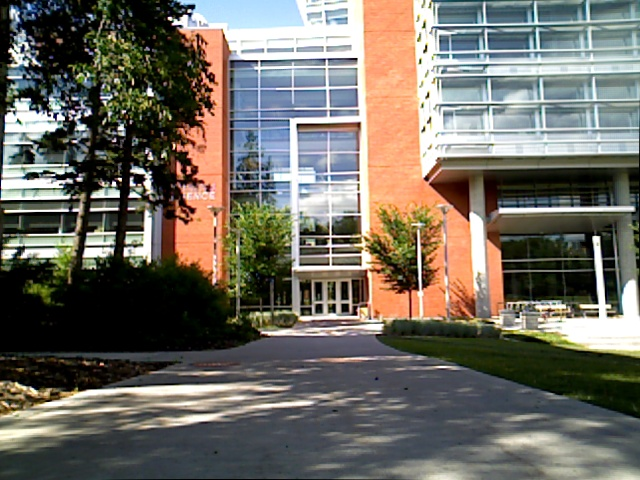
#> input picture Assignment 1 Files-20230118/day.jpg, 640 x 480 px, given in place of test.jpg, which was not available
$ python A1_submission.py
#> lines starting #> are read from the running program, lines starting #| are printed output that depends on the picture; long printed decimals are rounded; pictures that were not available may be replaced by others from this repository, and a replacement may not be noted
from locale import ABDAY_1
from re import L
import numpy as np
from skimage import io
from skimage.color import rgb2gray
import matplotlib.pyplot as plt
from skimage.util import img_as_ubyte
import skimage
from PIL import Image


def part1_histogram_compute():
    I = io.imread("test.jpg") #读取图片
#> I is the input picture: shape (480, 640, 3); mean R, G, B 111.8, 107.9, 98.9
    I = rgb2gray(I) #变成灰色
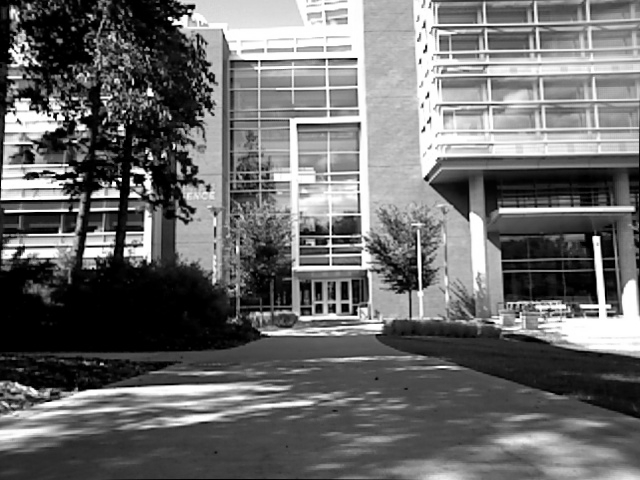
#> I: shape (480, 640) float64; min 0, max 1, mean 0.424
    I = img_as_ubyte(I) # 把0-1变成0-255  I是保存图像数据的变量，它正在使用函数转换为无符号字节格式

    h = I.shape[0] #高 shape返回的是一个一维数组 中给 高赋值 为0
#> h = 480
    w = I.shape[1] #宽 给宽赋值为1 ；  if 颜色为c 赋值为2
#> w = 640
    hist = np.zeros(64)        # 需要自己算灰度直方图   初始化一个 64 元素的 numpy 零数组来存储直方图值。每个元素对应于直方图的一个 bin
    for i in np.arange(0,h,1):    #  loop through every pixel of the image I (迭代图像中每个像素的嵌套循环)
        for j in np.arange(0,w,1): #  returns an array of integers from 0 up to h-1, incrementing by 1 at each step.
            num = I[i,j] // (256/64) # 把256位的bin映射到64个bin数组 结果是4
                                     # divides the gray level of the pixel by the bin size to get the corresponding bin index.
                                     # 256 is the maximum grayscale value and 64 is the number of bins

            num = int(num)          # 上面num➗出来是浮点数 需要转化成整数  converts the floating-point bin index to an integer.
            hist[num] += 1           # 数一数每个灰度 有多少个 increments the histogram count for the corresponding bin by 1.
#> after the loop, hist = 64 values, max 25107 at index 0, min 1614 at index 59, mean 4800
            #This counts the number of pixels that have a gray level within the range covered by that bin.

    hist_np, bins = np.histogram(I,bins=64,range=[0,256])  # 用np算灰度直方图 有库可以算
#> hist_np has the same summary as hist; bins = 65 values from 0 to 256
     # 使用 64 个 bin 和范围 [0, 256]计算图像的直方图
     # The numpy.histogram() function returns two arrays: hist_np contains the histogram values for each bin, and bins contains the bin edges.
    # I是计算直方图的输入图像。
     #bins=64指定用于直方图的 bin 数。
     #range=[0,256]指定要包含在直方图中的值的范围。在这种情况下，它包括 0 到 256 之间的所有值，这是 8 位图像中的灰度级范围。


    plt.subplot(1, 2, 1) # 绘制图片 第一个图是1
    plt.plot(hist) # 创建直方图的线图
    plt.title("plot 1")


    plt.subplot(1, 2, 2) # 绘制图片 第二个图是2
    plt.plot(hist_np)
    plt.title("plot 2")

    plt.show()
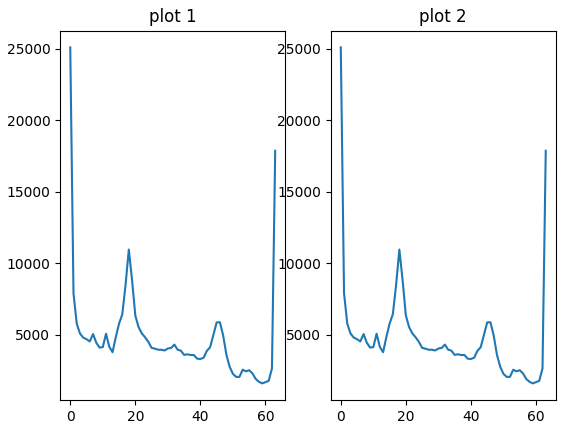
#> figure drawn by matplotlib, 2 panels; panel 1: curve peaks at x = 0, y = 25107; panel 2: curve peaks at x = 0, y = 25107

    pass


def part2_histogram_equalization():

    I = io.imread("test.jpg")
    I = rgb2gray(I)
    I = img_as_ubyte(I)

    h = I.shape[0]
#> h = 480
    w = I.shape[1]
#> w = 640

    hist = np.zeros(64)  # 在算灰度直方图
    for i in np.arange(0,h,1):
        for j in np.arange(0,w,1):
            num = I[i,j] // (256/64)
            num = int(num)
            hist[num] += 1

    H = np.zeros(64)  #计算累加 cumulative （此行初始化一个大小为 64 的数组H，所有元素都初始化为 0。此数组将用于计算输入图像的累积直方图。）
    H[0] = hist[0]    #此行将第一个元素设置H为输入图像直方图第一个元素的值hist
    for n in np.arange(1,64,1): #此循环遍历 的剩余 63 个元素
                                # 第一个参数 ,1指定序列的开始。第二个参数 ,64指定序列的结尾。请注意，此值不包含在序列本身中。
                                #第三个参数 ,1指定序列中数字之间的步长。在这种情况下，由于步长为1，序列将包含 1 到 63 之间的所有整数，包括 1 和 63
        H[n] = H[n-1] + hist[n] #，并通过将 的前一个元素添加到 的当前H元素来计算累积直方图。H更新后每个元素都包含所有先前直方图 bin 以及当前 bin 的总和。
#> after the loop, H = 64 values from 25107 to 307200
        #                       这会创建一个累积直方图，表示图像中像素强度的累积分布。然后使用累积直方图计算图像的直方图均衡变换。

    J = np.zeros((h,w))    # 算均衡之后的图片 此行初始化一个大小为 byJ的数组，所有元素都初始化为 0。该数组将用于存储直方图均衡图像
    for i in np.arange(0,h,1): ##This loop iterates through each row of the image
        for j in np.arange(0,w,1):#This nested loop iterates through each column of the image.
            J[i,j] = np.floor((255.0/(h*w))*H[I[i,j] // 4]+0.5) # 均衡的公式 此行计算图像行i和列处j像素的新像素值
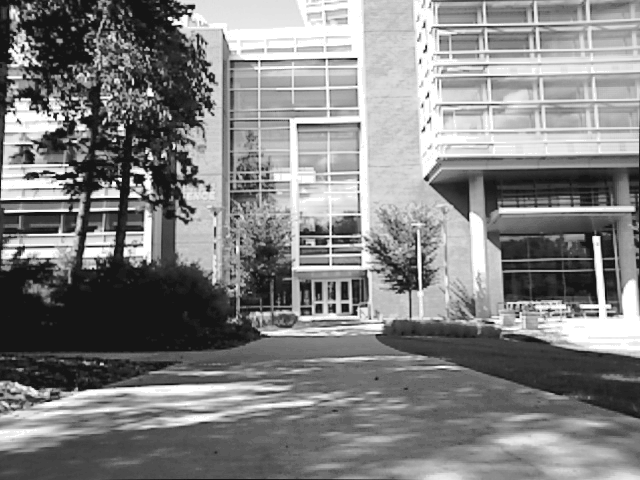
#> J: shape (480, 640) float64; min 21, max 255, mean 130.6
            #将当前像素值除以I[i,j]4，将像素值的范围从 [0, 255] 缩放到 [0, 63] b.将除法结果作为指标放入累积直方图中，H得到累积直方图值。
            #C。缩放累积直方图值以255.0/(h*w)在 0 到 255 之间对其进行归一化，并使用并添加 0.5 将其四舍五入为最接近的整数np.floor。
            #d. 将结果值分配给直方图均衡图像的相应元素J。
            #添加 0.5 可确保正确执行舍入 添加 0.5 可确保如果值的小数部分大于或等于 0.5，则结果值将向上舍入为下一个整数。如果小数部分小于 0.5，则结果值将向下舍入为当前整数。
            # 如果不添加 0.5，舍入操作可能会导致不正确的强度映射，因为某些值在应该向上舍入时可能会向下舍入（反之亦然）。通过添加 0.5，可以正确执行舍入操作，确保每个像素强度都映射到直方图中的正确输出 bin。

    hist_eq = np.zeros(64) # 算均衡之后的直方图 （此行初始化一个hist_eq大小为 64 的数组，所有元素都初始化为 0。此数组将用于计算直方图均衡图像的直方图）
    for i in np.arange(0,h,1): #This loop iterates through each row of the histogram-equalized image.
        for j in np.arange(0,w,1): # This nested loop iterates through each column of the histogram-equalized image.
            num = J[i,j] // 4 #This line divides the current pixel value J[i,j] by 4 to convert the range of pixel values from [0, 255] to [0, 63].
            hist_eq[int(num)] += 1 #hist_eq被初始化为一个 numpy 零数组，长度为 64。该数组将表示均衡图像的直方图。
#> after the loop, hist_eq = 64 values, max 25107 at index 5, min 0 at index 0, mean 4800
            #对于均衡图像( equalized image )中的每个像素（即(i,j)图像中的每个坐标），相应的强度值计算为J[i,j]。然后将该强度值除以 4 并使用整数除法（即num = J[i,j] // 4）向下舍入，以便将其映射到输出直方图中的正确 bin。
            #最后，将对应于映射 bin 的元素hist_eq加 1。这是使用代码实现的hist_eq[int(num)] += 1。


    plt.subplots_adjust(hspace=.5) #改变高
    plt.subplots_adjust(wspace=.3) #改变宽
    plt.subplot(2,2,1)   # 代表第一个图片
    plt.imshow(I, cmap='gray')  # 第二个参数cmap='gray'指定要用于图像显示的颜色图。在这种情况下，'gray'用于以灰度显示图像。
    plt.title("Cameraman image")

    plt.subplot(2,2,3) #代表第三个图片
    plt.plot(hist)
    plt.title("Cameraman image")


    plt.subplot(2,2,2) # 代表第二个图片
    plt.imshow(J, cmap='gray')
    plt.title("Cameraman after histogram equalization")

    plt.subplot(2,2,4) #代表第四个图片
    plt.plot(hist_eq)
    plt.title("Cameraman after histogram equalization")
    plt.show()
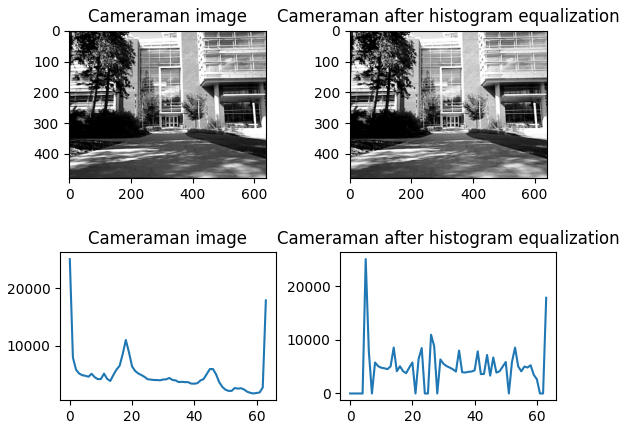
#> figure drawn by matplotlib, 4 panels; panel 2: curve peaks at x = 0, y = 25107; panel 4: curve peaks at x = 5, y = 25107


def part3_histogram_comparing():
    """add your code here"""

    day = io.imread("day.jpg")
    day = rgb2gray(day)
    day = img_as_ubyte(day)
    picture_day, n = np.histogram(day,bins=256,range=(0,256))
#> picture_day = 256 values, max 12996 at index 0, min 378 at index 239, mean 1200; n = 257 values from 0 to 256

    h_d = day.shape[0]
#> h_d = 480
    w_d = day.shape[1] #give width the value of 1
#> w_d = 640


    night = io.imread("night.jpg")
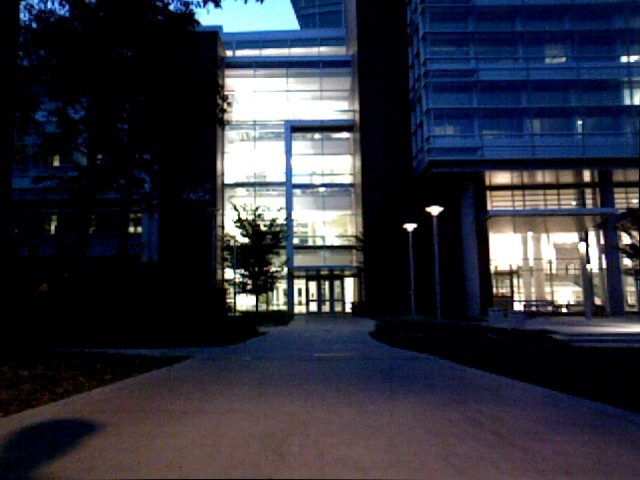
#> input picture Assignment 1 Files-20230118/night.jpg, 640 x 480 px
#> night is the input picture: shape (480, 640, 3); mean R, G, B 46.5, 48.4, 59
    night = rgb2gray(night)
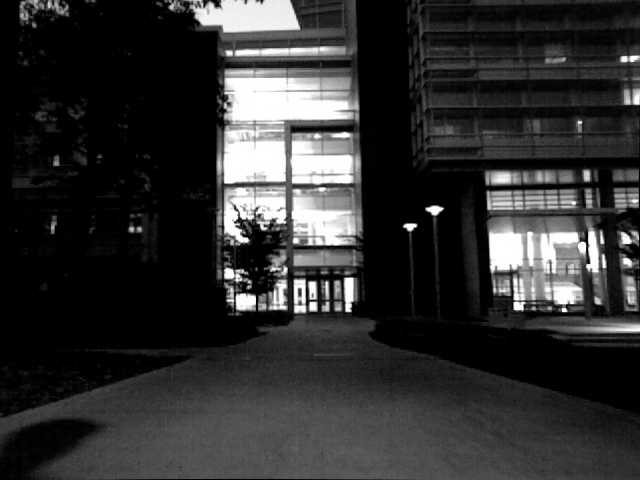
#> night: shape (480, 640) float64; min 0, max 1, mean 0.191
    night = img_as_ubyte(night)
    picture_night, n = np.histogram(night,bins=256,range=(0,256))
#> picture_night = 256 values, max 79715 at index 0, min 109 at index 206, mean 1200
    #day是输入图像，假设它是像素值在 [0, 255] 范围内的灰度图像。
     #np.histogram()是计算数组直方图的 NumPy 函数。函数的第一个参数是输入数组（在本例中为day），第二个参数 ( bins) 指定数字bins设置为 256，这意味着直方图将有 256 个 bin，一个对应于输入图像。
    #第三个参数 ( range) 指定应包含在直方图中的输入值的范围。在这种情况下，range设置为 (0, 256)，这意味着 [0, 255] 范围内的所有像素值都将包含在直方图中。
    # 该函数返回两个值：picture_day和n。

    h_n = night.shape[0]
#> h_n = 480
    w_n = night.shape[1]
#> w_n = 640


    import math
    BC=0 #定义BC
    for i in np.arange (256): #
        BC += math.sqrt((picture_day[i] / (h_d * w_d)) * (picture_night[i] / (h_n * w_n)))
#> this loop made 256 passes
#> BC on passes 1 to 3: 0.105, 0.144, 0.16
#> after the loop, BC = 0.867
    print(BC)
#| 0.8666
        #BC最初设置为零。
#循环使用函数迭代interate从 0 到 255（含）的整数np.arange()。
#对于每个整数i，循环计算两项的乘积：picture_day[i] / (h_d * w_d)和picture_night[i] / (h_n * w_n)。i这些项分别表示图像day和图像中像素值的归一化频率night。然后将这些项相乘以计算i两个图像中像素值的联合概率密度。
# These terms represent the normalized frequency of pixel values i in the day and night images, respectively. The terms are then multiplied together to compute the joint probability density of pixel values i in the two images.
#使用函数计算联合概率密度的平方根math.sqrt()，并将结果添加到BC变量中。
#循环完成后，BC打印的值。
#该变量BC表示 Bhattacharyya 系数，它是两个概率分布之间相似性的度量。在这种情况下，BC用于衡量图像day和night图像的像素值分布之间的相似性。较高的值BC表示两幅图像具有更相似的像素值分布，而较低的值表示它们更不相似。

def part4_histogram_matching():
    """add your code here"""
    day1 = io.imread("day.jpg")
    day1 = rgb2gray(day1)
    day12 = day1#day12就是第一张图
    day1 = img_as_ubyte(day1)
    picture_day1, n_day = np.histogram(day1,bins=256,range=(0,256))#两个数组，第二个数组貌似没用
#> picture_day1 has the same summary as picture_day in part3_histogram_comparing; n_day = 257 values from 0 to 256
    h_d = day1.shape[0]#480，图片的高
#> h_d = 480
    w_d = day1.shape[1]#640，宽
#> w_d = 640
    #######################################################
    temp_day1 = np.zeros(256) #pi （day的 normalized histogram） 创建一个包含 256 个元素的零数组。这将用于存储累积直方图。
    temp_index = 0 #initializes the index variable to 0.
    temp_1 = 0 #initializes a temporary variable to 0.
    #因为picture_day1是histogram,这个for循环计算的是吧这个array中的每一个元素进行累加，得到cumulative
    for i in picture_day1:
        temp_day1[temp_index] = temp_1 + i  #adds the current histogram value i to the running sum temp_1, and stores the result in the temp_day1 array at the current index temp_index.

        temp_1 = temp_day1[temp_index] # updates the temporary variable temp_1 to the value just added to temp_day1.
        temp_index = temp_index + 1 # increments the index variable for the next iteration.
#> this loop made 256 passes
#> (i, temp_1) on passes 1 to 3: (12996, 12996), (6385, 19381), (3203, 22584)
#> after the loop, temp_day1 = 256 values from 12996 to 307200; temp_index = 256
    temp_index = 0 #resets the index variable to 0.
    #这个for循环，是得到normalized cumulative histogram.
    for i in temp_day1:#试图算 day normalized cumulative hist
        temp_day1[temp_index] = i /(h_d * w_d)#算H（i）/MN  divides the current cumulative histogram value i by the total number of pixels in the "day" image (h_d * w_d) to get the normalized cumulative histogram value. The result is stored back in the
#> this loop made 256 passes
#> i on passes 1 to 3: 12996, 19381, 22584
#> after the loop, temp_day1 = 256 values from 1 to 307200

    ##################################################################
    night1 = io.imread("night.jpg")
    night1 = rgb2gray(night1)
    night12 = night1#night12就是第二张图
    night1 = img_as_ubyte(night1)
    picture_night1, n_night = np.histogram(night1,bins=256,range=(0,256))
#> picture_night1 has the same summary as picture_night in part3_histogram_comparing; n_night = 257 values from 0 to 256
    h_n = night1.shape[0]
#> h_n = 480
    w_n = night1.shape[1]
#> w_n = 640
    ###################################################################
    temp_night1 = np.zeros(256) #qi （night的 normalized histogram）
    temp_index = 0
    temp_1 = 0

    for i in picture_night1:
        temp_night1[temp_index] = temp_1 + i

        temp_1 = temp_night1[temp_index]
        temp_index = temp_index + 1
#> this loop made 256 passes
#> (i, temp_1) on passes 1 to 3: (79715, 79715), (22447, 102162), (7442, 109604)
#> after the loop, temp_index = 256; temp_night1 = 256 values from 79715 to 307200
    temp_index = 0
    for i in temp_night1:#试图算 day normalized cumulative hist
        temp_night1[temp_index] = i /(h_n * w_n)#算H（i）/MN
#> this loop made 256 passes
#> i on passes 1 to 3: 79715, 102162, 109604
#> after the loop, temp_night1 = 256 values from 1 to 307200
    ############################################################################

    a1 = 0   #This sets the variable a1 to 0, which will be used to keep track of the current index in the normalized cumulative histogram of the reference image
    A = np.zeros(256)   #创建Alist用来存a1 This creates an array A of 256 zeros, which will be used to store the mapping from pixel values in the input image (day1) to pixel values in the output image.
    index = np.arange(len(temp_night1)) #This creates an array index of the same length as the normalized cumulative histogram of the reference image (night1).
#> index = 256 values from 0 to 255

    print(len(temp_day1))
#| 256
    for i in index:
        while temp_day1[i] > temp_night1[a1]:

            a1 = a1 + 1

        A[i] = a1
#> after the loop, A = 256 values from 0 to 255; a1 = 255
        #此循环遍历i中的每个索引index，当day1该索引处输入图像 ( ) 的归一化累积直方图的值大于night1当前索引处参考图像 ( )的归一化累积直方图的值时a1，
        # 它递增a1. 一旦循环退出，A[i]被设置为 的最终值a1。这实质上是将输入图像中的像素值映射到输出图像中的i像素值。a1

    out_put = np.zeros((h_n,w_n)) #This creates an array out_put of zeros with the same shape as the output image.

    for I in np.arange(len(day1)):
        for J in np.arange(len(day1[I])):
            temp_a = day1[I,J]
            out_put[I,J] = A[temp_a]
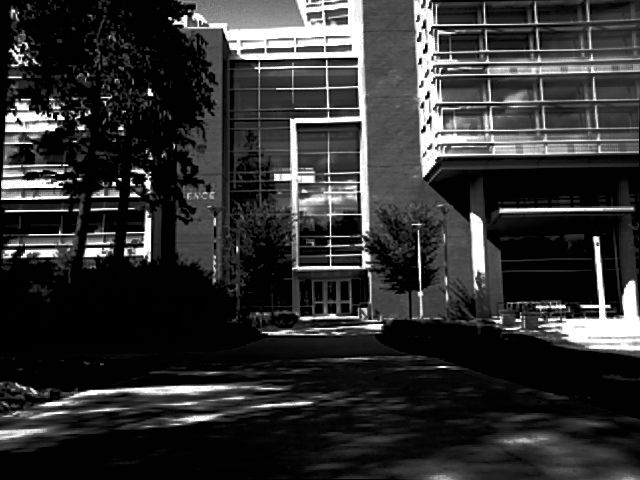
#> out_put: shape (480, 640) float64; min 0, max 255, mean 49.4
            #此循环遍历输入图像 ( day1) 中的每个像素，在映射数组中查找相应的像素值A，并将输出图像 ( out_put) 中的相应像素值设置为映射值。
#总的来说，此代码执行直方图匹配以将输入图像中的像素值映射到参考图像中像素值的分布，从而生成与参考图像具有相似直方图的输出图像。


###############################################################

    day2 = io.imread("day.jpg")
    day22 = day2#day22就是第4张图
    day2 = img_as_ubyte(day2)


    night2 = io.imread("night.jpg")
    night22 = night2#night22就是第5张图
    night2 = img_as_ubyte(night2)


    out_put1 = io.imread("day.jpg")
    out_put12 = out_put1# out_put12 是第六张图
    out_put1 = np.zeros((h_n,w_n))
    out_put1 = img_as_ubyte(out_put1)
    out_put1 = np.cumsum(out_put1)


    plt.subplot(2,3,1)
    plt.imshow(day12, cmap='gray')
    plt.title("source_gs")

    plt.subplot(2,3,4)
    plt.imshow(day22, cmap='gray')
    plt.title("source_rbg")


    plt.subplot(2,3,2)
    plt.imshow(night12, cmap='gray')
    plt.title("template_gs")


    plt.subplot(2,3,5)
    plt.imshow(night22, cmap='gray')
    plt.title("template_rbg")

    plt.subplot(2,3,3)
    plt.title("matched_gs")
    plt.imshow(out_put,cmap='gray')

    plt.subplot(2,3,6)
    plt.title("matched_rgb")
    plt.imshow(out_put12,cmap='gray')

    plt.show()


'''
    #let PA be temp_day1
    a1 = 0
    A = np.zeros(256)
    index = np.arange(len(temp_night1))
    out_put = np.zeros((h_n,w_n))

    for I in np.arange(len(day1)):
        for J in np.arange(len(day1[I])):
            temp_a = day1[I,J]
            a1 = 0

            while temp_day1[temp_a] > temp_night1[a1]:
                a1 = a1 + 1

            out_put[I,J] = a1


    a1 = 0
    A = np.zeros(256)   #创建Alist用来存a1
    index = np.arange(len(temp_night1))

    print(len(temp_day1))
    for i in index:
        while temp_night1[i] > temp_day1[a1]:

            a1 = a1 + 1

        A[i] = a1

    out_put = np.zeros((h_n,w_n))

    for I in np.arange(len(day1)):
        for J in np.arange(len(day1[I])):
            temp_a = day1[I,J]
            out_put[I,J] = A[temp_a]
'''''


if __name__ == '__main__':
    part1_histogram_compute()
    part2_histogram_equalization()
    part3_histogram_comparing()
    part4_histogram_matching()
